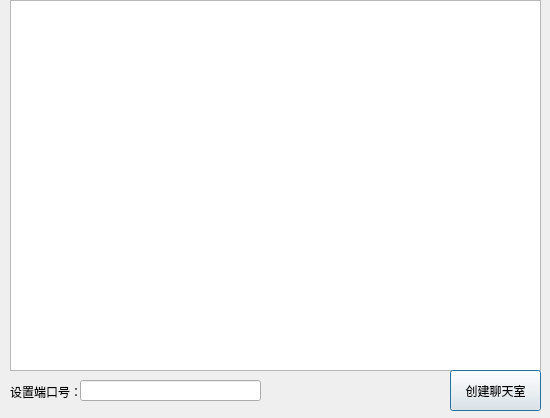
<?xml version="1.0" encoding="UTF-8"?>
<ui version="4.0">
 <class>TcpServer</class>
 <widget class="QDialog" name="TcpServer">
  <property name="geometry">
   <rect>
    <x>0</x>
    <y>0</y>
    <width>550</width>
    <height>418</height>
   </rect>
  </property>
  <property name="windowTitle">
   <string>Dialog</string>
  </property>
  <widget class="QTextEdit" name="textEdit">
   <property name="geometry">
    <rect>
     <x>10</x>
     <y>0</y>
     <width>531</width>
     <height>371</height>
    </rect>
   </property>
  </widget>
  <widget class="QLineEdit" name="lineEdit_setPort">
   <property name="geometry">
    <rect>
     <x>80</x>
     <y>380</y>
     <width>181</width>
     <height>21</height>
    </rect>
   </property>
  </widget>
  <widget class="QLabel" name="label_setPort">
   <property name="geometry">
    <rect>
     <x>10</x>
     <y>371</y>
     <width>71</width>
     <height>41</height>
    </rect>
   </property>
   <property name="text">
    <string>设置端口号：</string>
   </property>
  </widget>
  <widget class="QPushButton" name="pushButtonCreateChattingRoom">
   <property name="geometry">
    <rect>
     <x>450</x>
     <y>370</y>
     <width>91</width>
     <height>41</height>
    </rect>
   </property>
   <property name="text">
    <string>创建聊天室</string>
   </property>
  </widget>
 </widget>
 <resources/>
 <connections/>
</ui>
